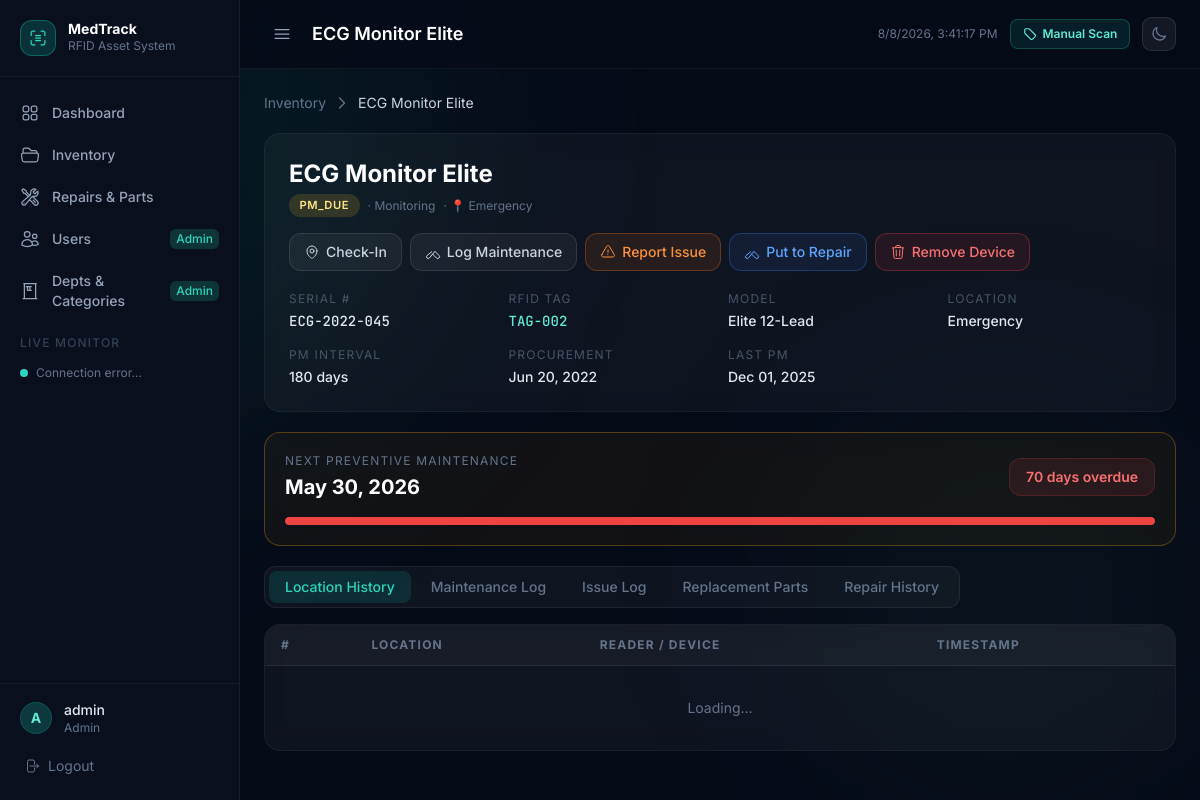
The page /device.php?id=2 (signed in) on the database its author committed.
### tables this page shows
CREATE TABLE IF NOT EXISTS equipment (
  equipment_id        INT AUTO_INCREMENT PRIMARY KEY,
  rfid_tag_id         VARCHAR(100) UNIQUE,
  name                VARCHAR(200) NOT NULL,
  serial_number       VARCHAR(100),
  model               VARCHAR(150),
  description         TEXT NULL,
  category            VARCHAR(200) DEFAULT 'Other',
  status              ENUM('OPERATIONAL','PM_DUE','IN_REPAIR','NEEDS_ATTENTION','DECOMMISSIONED') DEFAULT 'OPERATIONAL',
  current_location    VARCHAR(200),
  pm_interval_days    INT DEFAULT 90,
  last_maintenance_date DATE,
  next_pm_date        DATE,
  procurement_date    DATE,
  notes               TEXT,
  created_at          TIMESTAMP DEFAULT CURRENT_TIMESTAMP,
  updated_at          TIMESTAMP DEFAULT CURRENT_TIMESTAMP ON UPDATE CURRENT_TIMESTAMP
);

### includes/auth.php (called while the page is built, shortened)
<?php
function currentUser(): array {
    return [
        'user_id'  => $_SESSION['user_id']  ?? null,
        'username' => $_SESSION['username'] ?? 'Guest',
        'role'     => $_SESSION['role']     ?? 'engineer',
    ];
}
function isAdmin(): bool {
    return ($_SESSION['role'] ?? '') === 'admin';
}
function canDelete(): bool {
    return isAdmin();
}

### device.php (the view, shortened to what this page needs)
<?php
require_once __DIR__ . '/includes/auth.php';
$db  = getDB();
$id  = intval($_GET['id'] ?? 0);
$stmt = $db->prepare('SELECT * FROM equipment WHERE equipment_id = ?');
$stmt->execute([$id]);
$eq = $stmt->fetch();
$today    = new DateTime();
$nextPmDt = $eq['next_pm_date'] ? new DateTime($eq['next_pm_date']) : null;
$daysTopm = $nextPmDt ? $today->diff($nextPmDt)->days * ($nextPmDt > $today ? 1 : -1) : null;
$pageTitle = htmlspecialchars($eq['name']);
include __DIR__ . '/includes/header.php';
function statusBadge(string $s): string {
    $map = ['OPERATIONAL'=>'badge-operational','PM_DUE'=>'badge-pm-due',
            'IN_REPAIR'=>'badge-in-repair','NEEDS_ATTENTION'=>'badge-needs-attention','DECOMMISSIONED'=>'badge-decommissioned'];
    return '<span class="badge '.($map[$s]??'badge-decommissioned').'">'.$s.'</span>';
}
?>
<div class="flex items-center gap-2 text-sm text-slate-500 mb-5">
  <a href="/inventory.php" class="hover:text-teal-400 transition-colors">Inventory</a>
  <svg class="w-4 h-4" fill="none" viewBox="0 0 24 24" stroke="currentColor" stroke-width="2"><path stroke-linecap="round" stroke-linejoin="round" d="m8.25 4.5 7.5 7.5-7.5 7.5"/></svg>
  <span class="text-slate-300"><?= htmlspecialchars($eq['name']) ?></span>
</div>
<div class="glass rounded-2xl p-6 border border-white/5 mb-5">
  <div class="flex flex-wrap items-start justify-between gap-4 mb-5">
    <div>
      <h2 class="text-2xl font-bold text-white mb-1"><?= htmlspecialchars($eq['name']) ?></h2>
      <div class="flex items-center gap-2 flex-wrap">
        <?= statusBadge($eq['status']) ?>
        <span class="text-xs text-slate-500">· <?= htmlspecialchars($eq['category']) ?></span>
        <?php if ($eq['current_location']): ?>
        <span class="text-xs text-slate-500">· 📍 <?= htmlspecialchars($eq['current_location']) ?></span>
        <?php endif; ?>
      </div>
    </div>
    <div class="flex gap-2 flex-wrap items-center">
      <button onclick="openCheckinModal()" class="px-3.5 py-2 rounded-xl text-sm font-medium bg-white/5 hover:bg-white/10 border border-white/10 text-slate-300 transition-colors flex items-center gap-1.5">
        Check-In
      </button>
      <button onclick="openMaintenanceModal()" class="px-3.5 py-2 rounded-xl text-sm font-medium bg-white/5 hover:bg-white/10 border border-white/10 text-slate-300 transition-colors flex items-center gap-1.5">
        Log Maintenance
      </button>
      <button onclick="openReportIssueModal()" class="px-3.5 py-2 rounded-xl text-sm font-medium border border-orange-500/30 text-orange-400 bg-orange-500/10 hover:bg-orange-500/20 transition-colors flex items-center gap-1.5">
        Report Issue
      </button>
      <?php if ($eq['status'] !== 'IN_REPAIR'): ?>
      <button onclick="openPutToRepairModal(EQ_ID, '<?= addslashes($eq['name']) ?>', '<?= addslashes($eq['serial_number'] ?? '') ?>', '<?= addslashes($eq['current_location'] ?? '') ?>')" class="px-3.5 py-2 rounded-xl text-sm font-medium border border-blue-500/30 text-blue-400 bg-blue-500/10 hover:bg-blue-500/20 transition-colors flex items-center gap-1.5">
        Put to Repair
      </button>
      <?php endif; ?>
      <?php if (canDelete()): ?>
      <button onclick="removeCurrentDevice()" class="px-3.5 py-2 rounded-xl text-sm font-medium border border-red-500/30 text-red-400 bg-red-500/10 hover:bg-red-500/20 transition-colors flex items-center gap-1.5">
        Remove Device
      </button>
      <?php endif; ?>
    </div>
  </div>
  <div class="grid grid-cols-2 md:grid-cols-4 gap-4">
    <?php
    $fields = [
      ['Serial #',       $eq['serial_number']   ?? '—', 'font-mono'],
      ['RFID Tag',       $eq['rfid_tag_id']      ?? '—', 'font-mono text-teal-300'],
      ['Model',          $eq['model']            ?? '—', ''],
      ['Location',       $eq['current_location'] ?? '—', ''],
      ['PM Interval',    ($eq['pm_interval_days'] ?? '—') . ' days', ''],
      ['Procurement',    $eq['procurement_date']  ? date('M d, Y', strtotime($eq['procurement_date'])) : '—', ''],
      ['Last PM',        $eq['last_maintenance_date'] ? date('M d, Y', strtotime($eq['last_maintenance_date'])) : '—', ''],
    ];
    foreach ($fields as [$lbl, $val, $cls]):
    ?>
    <div>
      <p class="text-xs text-slate-600 uppercase tracking-widest mb-1"><?= $lbl ?></p>
      <p class="text-sm font-medium text-slate-200 <?= $cls ?>"><?= htmlspecialchars($val) ?></p>
    </div>
    <?php endforeach; ?>
  </div>
</div>
<?php if ($nextPmDt): ?>
<div class="glass rounded-2xl p-5 border mb-5 <?= $daysTopm !== null && $daysTopm <= 7 ? 'border-amber-500/30 bg-amber-500/5' : 'border-white/5' ?>">
  <div class="flex flex-wrap items-center justify-between gap-4">
    <div>
      <p class="text-xs text-slate-500 uppercase tracking-widest mb-1">Next Preventive Maintenance</p>
      <p class="text-xl font-bold text-white"><?= $nextPmDt->format('M d, Y') ?></p>
    </div>
    <?php if ($daysTopm !== null):
      $dLabel = $daysTopm < 0 ? abs($daysTopm) . ' days overdue' : ($daysTopm === 0 ? 'Due Today' : $daysTopm . ' days remaining');
      $dClass = $daysTopm < 0 ? 'text-red-400 bg-red-500/10 border-red-500/20' : ($daysTopm <= 7 ? 'text-amber-400 bg-amber-500/10 border-amber-500/20' : 'text-teal-400 bg-teal-500/10 border-teal-500/20');
    ?>
    <div class="px-4 py-2 rounded-xl border <?= $dClass ?> font-semibold text-sm"><?= $dLabel ?></div>
    <?php endif; ?>
  </div>
  <?php if ($daysTopm !== null): ?>
  <div class="mt-4 h-2 bg-slate-800 rounded-full overflow-hidden">
    <?php
    $total = $eq['pm_interval_days'] ?: 90;
    $done  = max(0, $total - max(0, $daysTopm));
    $pct   = min(100, round($done / $total * 100));
    $bar   = $daysTopm < 0 ? 'bg-red-500' : ($daysTopm <= 7 ? 'bg-amber-500' : 'bg-teal-500');
    ?>
    <div class="h-full <?= $bar ?> rounded-full transition-all" style="width:<?= $pct ?>%"></div>
  </div>
  <?php endif; ?>
</div>
<?php endif; ?>
<div class="flex gap-1 mb-4 p-1 rounded-xl" style="background:rgba(255,255,255,0.04); border:1px solid rgba(255,255,255,0.07); width:fit-content">
  <?php foreach (['location'=>'Location History','maintenance'=>'Maintenance Log','issues'=>'Issue Log','parts'=>'Replacement Parts','repairs'=>'Repair History'] as $tab=>$label): ?>
  <button id="tab-<?= $tab ?>" onclick="switchTab('<?= $tab ?>')"
    class="px-4 py-1.5 rounded-lg text-sm font-medium transition-all duration-150 tab-btn">
    <?= $label ?>
  </button>
  <?php endforeach; ?>
</div>
<div id="panel-location" class="glass rounded-2xl border border-white/5 overflow-hidden">
  <div class="overflow-x-auto">
    <table class="w-full text-sm">
      <thead><tr style="background:rgba(255,255,255,0.03);border-bottom:1px solid rgba(255,255,255,0.07)">
        <th class="text-left px-4 py-3 text-xs text-slate-500 uppercase tracking-widest">#</th>
        <th class="text-left px-4 py-3 text-xs text-slate-500 uppercase tracking-widest">Location</th>
        <th class="text-left px-4 py-3 text-xs text-slate-500 uppercase tracking-widest">Reader / Device</th>
        <th class="text-left px-4 py-3 text-xs text-slate-500 uppercase tracking-widest">Timestamp</th>
      </tr></thead>
      <tbody id="locationBody"><tr><td colspan="4" class="text-center py-8 text-slate-500">Loading…</td></tr></tbody>
    </table>
  </div>
</div>
<?php include __DIR__ . '/includes/footer.php'; ?>

### includes/header.php (shortened to what this page needs)
<?php
require_once __DIR__ . '/auth.php';
$user = currentUser();
$page = basename($_SERVER['PHP_SELF'], '.php');
function isActive(string $p): string {
    global $page;
    return $page === $p ? 'bg-teal-600/20 text-teal-300 border-r-2 border-teal-500' : 'text-slate-400 hover:text-slate-200 hover:bg-slate-800/60';
}
?>
<!DOCTYPE html>
<html lang="en">
<head>
  <script src="https://cdn.tailwindcss.com"></script>
</head>
<body class="min-h-screen flex">
<div class="fixed inset-0 overflow-hidden pointer-events-none z-0">
  <div class="absolute bottom-0 right-0 w-[400px] h-[400px] rounded-full bg-teal-900/10 blur-[100px]"></div>
</div>
<aside id="appSidebar" class="fixed top-0 left-0 h-full w-60 flex flex-col z-20"
       style="background:#0a0f1e; border-right:1px solid rgba(255,255,255,0.06);">
  <div class="px-5 py-5 border-b sidebar-logo-box" style="border-color:rgba(255,255,255,0.06)">
    <div class="flex items-center gap-3">
      <div class="w-9 h-9 rounded-xl bg-teal-600/25 border border-teal-500/40 flex items-center justify-center flex-shrink-0">
      </div>
      <div class="sidebar-label">
        <p class="font-bold text-white text-sm leading-none">MedTrack</p>
        <p class="text-xs text-slate-500 mt-0.5">RFID Asset System</p>
      </div>
    </div>
  </div>
  <nav class="flex-1 py-4 px-2 space-y-0.5 overflow-y-auto">
    <a href="/dashboard.php" title="Dashboard"
       class="flex items-center gap-3 px-3 py-2.5 rounded-xl text-sm font-medium transition-all duration-150 <?= isActive('dashboard') ?>">
      <span class="sidebar-label">Dashboard</span>
    </a>
    <a href="/inventory.php" title="Inventory"
       class="flex items-center gap-3 px-3 py-2.5 rounded-xl text-sm font-medium transition-all duration-150 <?= isActive('inventory') ?>">
      <span class="sidebar-label">Inventory</span>
    </a>
    <a href="/repairs.php" title="Repairs & Parts"
       class="flex items-center gap-3 px-3 py-2.5 rounded-xl text-sm font-medium transition-all duration-150 <?= isActive('repairs') ?>">
      <span class="sidebar-label">Repairs & Parts</span>
    </a>
    <?php if (isAdmin()): ?>
    <a href="/admin/users.php" title="Users"
       class="flex items-center gap-3 px-3 py-2.5 rounded-xl text-sm font-medium transition-all duration-150 <?= isActive('users') ?>">
      <span class="sidebar-label flex items-center justify-between w-full">
        Users
        <span class="ml-auto text-xs bg-teal-900/60 text-teal-400 px-1.5 py-0.5 rounded-md">Admin</span>
      </span>
    </a>
    <a href="/admin/departments.php" title="Departments & Categories"
       class="flex items-center gap-3 px-3 py-2.5 rounded-xl text-sm font-medium transition-all duration-150 <?= isActive('departments') ?>">
      <svg class="w-5 h-5 flex-shrink-0" fill="none" viewBox="0 0 24 24" stroke="currentColor" stroke-width="1.5">
        <path stroke-linecap="round" stroke-linejoin="round" d="M3.75 21h16.5M4.5 3h15M5.25 3v18m13.5-18v18M9 6.75h1.5s1.5 0 1.5 1.5v1.5c0 1.5-1.5 1.5-1.5 1.5H9m0-4.5H7.5m1.5 0v4.5m0-4.5h4.5m-4.5 4.5h4.5"/>
      </svg>
      <span class="sidebar-label flex items-center justify-between w-full">
        Depts & Categories
        <span class="ml-auto text-xs bg-teal-900/60 text-teal-400 px-1.5 py-0.5 rounded-md">Admin</span>
      </span>
    </a>
    <?php endif; ?>
    <div class="pt-3 pb-1 px-3 sidebar-label">
      <p class="text-xs text-slate-700 uppercase tracking-widest font-medium">Live Monitor</p>
    </div>
    <div class="flex items-center gap-2 px-3 py-2" title="Live status polling">
      <span class="live-dot w-2 h-2 rounded-full bg-teal-400 flex-shrink-0"></span>
      <span class="text-xs text-slate-500 sidebar-label" id="sidebarPollStatus">Polling…</span>
    </div>
  </nav>
  <div class="px-3 py-4 border-t" style="border-color:rgba(255,255,255,0.06)">
    <div class="flex items-center gap-3 mb-3 px-2 sidebar-user-box">
      <div class="w-8 h-8 rounded-full bg-teal-700/40 border border-teal-600/30 flex items-center justify-center flex-shrink-0 text-teal-300 font-bold text-sm" title="<?= htmlspecialchars($user['username']) ?>">
        <?= strtoupper(substr($user['username'], 0, 1)) ?>
      </div>
      <div class="min-w-0 sidebar-label">
        <p class="text-sm font-medium text-slate-200 truncate"><?= htmlspecialchars($user['username']) ?></p>
        <p class="text-xs text-slate-500 capitalize"><?= htmlspecialchars($user['role']) ?></p>
      </div>
    </div>
    <a href="/logout.php" title="Logout"
       class="flex items-center gap-2 px-3 py-2 rounded-xl text-sm text-slate-500 hover:text-red-400 hover:bg-red-500/10 transition-all duration-150">
      <svg class="w-4 h-4 flex-shrink-0" fill="none" viewBox="0 0 24 24" stroke="currentColor" stroke-width="1.5">
        <path stroke-linecap="round" stroke-linejoin="round" d="M15.75 9V5.25A2.25 2.25 0 0 0 13.5 3h-6a2.25 2.25 0 0 0-2.25 2.25v13.5A2.25 2.25 0 0 0 7.5 21h6a2.25 2.25 0 0 0 2.25-2.25V15m3 0 3-3m0 0-3-3m3 3H9"/>
      </svg>
      <span class="sidebar-label">Logout</span>
    </a>
  </div>
</aside>
<div id="mainWrapper" class="flex-1 ml-60 min-h-screen relative z-10">
  <header class="sticky top-0 z-10 flex items-center justify-between px-6 py-4"
          style="background:rgba(6,11,24,0.85); backdrop-filter:blur(12px); border-bottom:1px solid rgba(255,255,255,0.05);">
    <div class="flex items-center gap-3">
      <button onclick="toggleSidebar()" class="p-2 rounded-xl text-slate-400 hover:text-white hover:bg-white/5 transition-colors" title="Toggle sidebar">
        <svg class="w-5 h-5" fill="none" viewBox="0 0 24 24" stroke="currentColor" stroke-width="1.5">
          <path stroke-linecap="round" stroke-linejoin="round" d="M3.75 6.75h16.5M3.75 12h16.5m-16.5 5.25h16.5"/>
        </svg>
      </button>
      <h2 class="text-lg font-semibold text-white"><?= htmlspecialchars($pageTitle ?? 'Dashboard') ?></h2>
    </div>
    <div class="flex items-center gap-3">
      <span class="text-xs text-slate-500" id="topbarTime"></span>
      <button onclick="openManualScanModal()" class="flex items-center gap-1.5 px-3 py-1.5 rounded-lg text-xs font-semibold bg-teal-600/15 hover:bg-teal-600/25 text-teal-300 border border-teal-500/30 transition-colors" title="Manually look up a machine by tag ID or serial number">
        Manual Scan
      </button>
      <button id="themeToggle" onclick="toggleTheme()" title="Toggle light/dark theme">
      </button>
    </div>
  </header>
  <main class="p-6">

### includes/header.php (style rules this page uses)
body { font-family:'Inter',sans-serif; background:#060B18; color:#e2e8f0; }
.glass { background: rgba(255,255,255,0.04); backdrop-filter: blur(12px); -webkit-backdrop-filter: blur(12px); border: 1px solid rgba(255,255,255,0.07); }
.live-dot { animation: livePulse 1.4s ease-in-out infinite; }
.badge { display:inline-flex; align-items:center; gap:0.35rem; padding:0.2rem 0.65rem; border-radius:9999px; font-size:0.7rem; font-weight:600; letter-spacing:0.05em; text-transform:uppercase; white-space:nowrap; }
.badge-pm-due { background:rgba(251,191,36,0.15); color:#fde68a; }
#themeToggle { width:2.1rem; height:2.1rem; border-radius:0.6rem; background:rgba(255,255,255,0.06); border:1px solid rgba(255,255,255,0.1); cursor:pointer; display:flex; align-items:center; justify-content:center; transition:all 0.2s; color:#64748b; flex-shrink:0; }
#appSidebar { transition: width 0.3s cubic-bezier(0.16, 1, 0.3, 1); }
#mainWrapper { transition: margin-left 0.3s cubic-bezier(0.16, 1, 0.3, 1); }

### rows shown on the page
equipment: name "ECG Monitor Elite", status "PM_DUE", category "Monitoring", current_location "Emergency", next_pm_date "May 30, 2026"

### other values the page prints
substr($user['username'], 0, 1) "A"
$user['username'] "admin"
$user['role'] "Admin"
$lbl "SERIAL #"
$val "ECG-2022-045"
$lbl "RFID TAG"
$val "TAG-002"
$lbl "MODEL"
$val "Elite 12-Lead"
$lbl "LOCATION"
$val "Emergency"
$lbl "PM INTERVAL"
$val "180 days"
$lbl "PROCUREMENT"
$val "Jun 20, 2022"
